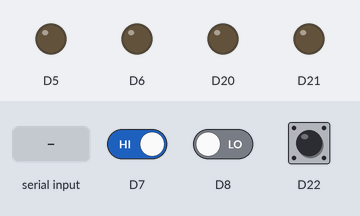
Simulated run of this sketch. Board: Arduino Due. Parts: output pins drawn as LEDs (lit = HIGH). Inputs (shaded band) come from the test bench; at power-on: D7 HIGH, D8 LOW, D22 HIGH. What the sketch prints to the serial monitor is not drawn.

Above: at 1.2 s.
1.3 s: D7 driven LOW
At 2.5 s:
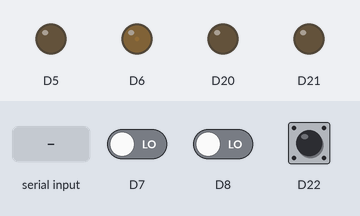
2.8 s: "l90\n" received over the second serial link
At 3.9 s:
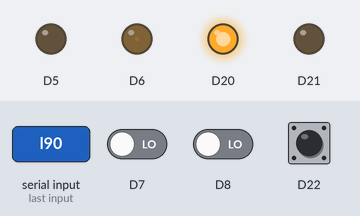
4.3 s: "r90\n" received over the second serial link
At 5.0 s:
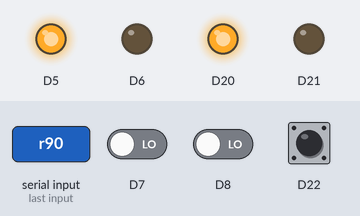
5.8 s: "r\n" received over the second serial link
At 8.0 s:
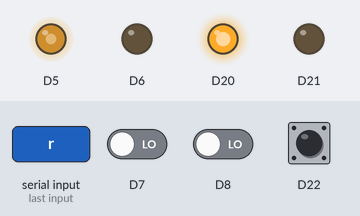
8.3 s: "r,45\n" received over the second serial link
At 9.2 s:
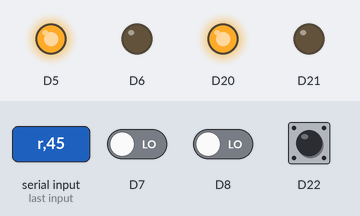
Timing chart, 0 to 10.8 s (numbered marks = the images above; inputs shaded):
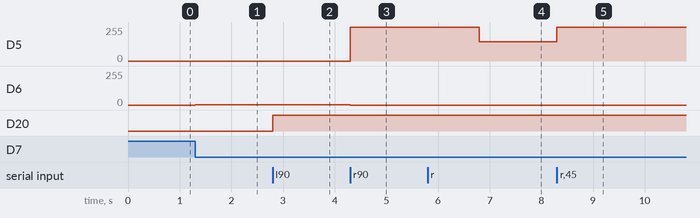

Measured:
- after the input at 1.3 s, D6: 0/255 → 1/255 at once
- after the input at 2.8 s, D20: LOW → HIGH at once
- after the input at 4.3 s, D5: 0/255 → 255/255 at once; D6: 1/255 → 0/255 at once
- after the input at 5.8 s, D5: 255/255 → 146/255 after 1.0 s
- after the input at 8.3 s, D5: 146/255 → 255/255 at once

The sketch:

motor_analyze_PID.ino
```cpp
#include <avr/io.h>
#include <avr/interrupt.h>
long counter_1 = 0;
long counter_2 = 0;
long dt = 0;
long t0 = 0;
long dt2 = 0;
long t02 = 0;
float velo_l = 0;
float velo_r = 0;
long tlop0 = 0;
int k = 0;
String inputString = "";
bool stringComplete = false;
int velocl = 0;
int velocr = 0;
double velo_l_s = 0;
double velo_r_s = 0;
double veloln = 0;
double velorn = 0;
int dtmotor = 0;
int t0motor = 0;
float kil = 0;
float kpl = 0;
long t0l;
float kdl = 0;
float errorl;
float errorPRl = 0;
float Dl = 0;
float Pl = 0;
double Il = 0 ;
int ul = 0;
float kir = 0;
float kpr = 0;
long t0r = 0;
float kdr = 0;
float errorr = 0;
float errorPRr = 0;
float Dr = 0;
float Pr = 0;
double Ir = 0;
int ur = 0;
void setup() {

  attachInterrupt(digitalPinToInterrupt(7), en1_1 , FALLING);
  attachInterrupt(digitalPinToInterrupt(22), en2_1 , RISING);
  analogWriteFrequency(5, 5000);
  analogWriteFrequency(6, 5000);
  analogWriteFrequency(20, 5000);
  analogWriteFrequency(21, 5000);
  analogWriteResolution(13);


  Serial.begin(115200);
  Serial1.begin(115200);
  pinMode(5, OUTPUT);
  pinMode(6, OUTPUT);
  pinMode(20, OUTPUT);
  pinMode(21, OUTPUT);
  pinMode(8, INPUT);
  pinMode(23, INPUT);
  analogWrite(5, LOW);
  analogWrite(6, LOW);
  analogWrite(20, LOW);
  analogWrite(21, LOW);
  /* digitalWrite(5, LOW);
    digitalWrite(6, 50);
    digitalWrite(9, 50);
    digitalWrite(10, LOW);
    delay(500);
     digitalWrite(5, LOW);
     digitalWrite(6, 50);
     digitalWrite(9, 50);
     digitalWrite(10, LOW);
     delay(500);
     digitalWrite(5, LOW);
     digitalWrite(6, LOW);
     digitalWrite(9, LOW);
     digitalWrite(10, LOW);
  */
}
long ts_0 = 0;
char p=' ';
long change = millis();

void loop() {
if ( Serial1.available()) {
    p = Serial1.read();

    if (p == 'l')
    {
        while (!Serial1.available());
      veloln = Serial1.parseFloat();
      }

    if (p == 'r')
    {
        while (!Serial1.available());
      velorn = Serial1.parseFloat();
      }
    }
  /*if(Serial1.available())
    {  veloln = Serial.parseInt();
    velorn=veloln;}*/
  /*if (millis() - change >= 20000)
  {

    veloln = veloln+0.1;


    velorn=velorn-0.1;

    change = millis();
  }*/
  if (millis() - ts_0 >= 100)
  {
    ts_0 = millis();
    Serial1.print('l');

    Serial1.print(velo_l);
    Serial1.print('\n');
    Serial1.print('r');

    Serial1.print(velo_r);
    Serial1.print('\n');
  Serial.print('l');

   /* Serial.print(velo_l);

    Serial.print('r');

    Serial.print(velo_r);
 Serial.println('l');
  */
  }
  if (millis() - t0l > 1)
  {
    kpl = 32509;
    kil = 100;
    kdl = 0;
    errorl = veloln - velo_l;
    Il = Il + errorl * 0.001;
    Dl = kdl * (errorl - errorPRl) / 0.001;
    Pl = kpl * errorl;
    ul = Pl +  Dl  + kil * Il ;
    if (ul > 0)
    { if (ul > 8191)
        ul = 8191;
      analogWrite(21, LOW);
      analogWrite(20, (int)ul);
    }
    if (ul <= 0)
    {
      ul = -ul;
      if (ul > 8191)
        ul = 8191;
      analogWrite(21, (int)ul);
      analogWrite(20, LOW);
    }
    errorPRl = errorl;
    t0l = millis();
  }
  //right
  if (millis() - t0r > 1)
  {
    kpr = 32509;
    kir =82;
    kdr = 0;
    errorr = velorn - velo_r;
    Ir = Ir + errorr * 0.001;
    Dr = kdr * (errorr - errorPRr) / 0.001;
    Pr = kpr * errorr;
    ur = (int) Pr + (int)Dr  + (int)kir * (int)Ir  ;

    if (ur > 0)
    {
      if (ur > 8191)
        ur = 8191;
      analogWrite(5, ur);
      analogWrite(6, LOW);
    }
    if (ur <= 0)
    { ur = -ur;
      if (ur > 8191)
        ur = 8191;
      analogWrite(5, LOW);
      analogWrite(6, ur);
    }
    t0r = millis();
    errorPRr = errorr;

  }
  /*
    k = 4691 + 3500 * sin(2 * 3.141592 * millis() * 2.5 * 0.001);

    Serial.print(k);
    if ( (k > 0) && (k < 8191))
    { analogWrite(5, LOW);
      analogWrite(6, k);
      analogWrite(9, LOW);
      analogWrite(10, k);
    }
    if ((k < 0) && (k > -8191))
    {
      analogWrite(5, abs(k));
      analogWrite(6, LOW);
      analogWrite(9, abs(k));
      analogWrite(10, LOW);
    }
    if (k == 0)
    {
      analogWrite(5, LOW);
      analogWrite(6, LOW);
      analogWrite(9, LOW);
      analogWrite(10, LOW);
      velo_r = 0;
      velo_l = 0;
      Il = 0;
    }

  */
}


void en1_1() {
  dt =  micros() - t0;
  //bool flag = digitalRead(4);
  t0 = micros();
  if (!digitalRead(8))
  { counter_1++;
    velo_r = 1567.9963333424992990544387652732 / dt;

  }
  if (digitalRead(8))
  { counter_1--;
    velo_r = -1567.9963333424992990544387652732 / dt;

  }

}


void en2_1() {
  dt2 =  micros() - t02;
  t02 = micros();
  if (!digitalRead(22))
  { counter_2++;

    velo_l = -1567.9963333424992990544387652732 / dt2;

  }
  if (digitalRead(22))

  { counter_2--;
    velo_l = 1567.9963333424992990544387652732 / dt2;

  }
}
```
